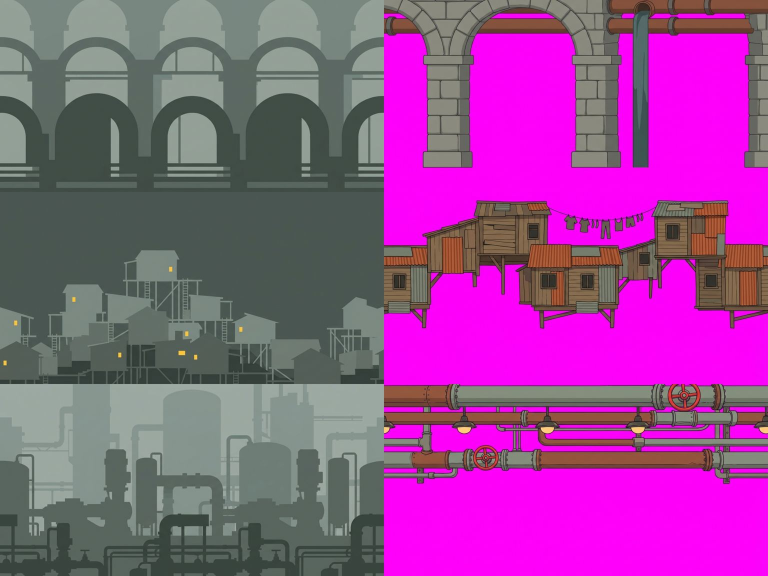
#> input picture Gemini/_tmp/bg22_raw.jpg, 1536 x 1152 px (shown at 1/2 size)
$ python overlay_part.py ../../Gemini/_tmp/bg22_raw.jpg ../../Gemini/_tmp/A3_bridge_zoom.jpg
#> lines starting #> are read from the running program, lines starting #| are printed output that depends on the picture; after the words box and inside, x2 and y2 are one past the last pixel; in counts of white or black regions, pixels touching at a corner belong together
# 主角身上的叠加件（机械飞升的散热鳍、线缆……）：一张 Gemini 图（品红底、单个物件）→ 一张透明 PNG，写进 ascension.json。
# 用法：python3 overlay_part.py <图> <名字> --height <像素> --pivot <横向比例> <纵向比例> --at <x> <y> [--json <ascension.json>] [--out 目录]
#   --height：缩放后物件的高度（像素，部件坐标 ×4）；--pivot：枢轴在物件包围盒里的位置（0..1，比如散热鳍的底座贴背处）；
#   --at：枢轴放在挂载骨骼（散热鳍挂背包）的哪个位置（部件坐标）。缩小后补一圈 2 像素深色描边。
import sys, os, json, numpy as np
from PIL import Image, ImageFilter

ROOT = os.path.expanduser('~/mnt/THREAD-ZERO/')
args = sys.argv
src, name = args[1], args[2]
def opt(flag, n=1, cast=float, default=None):
    if flag not in args: return default
    i = args.index(flag); v = [cast(x) for x in args[i + 1:i + 1 + n]]; return v if n > 1 else v[0]
height = opt('--height'); pivot = opt('--pivot', 2); at = opt('--at', 2)
out = opt('--out', cast=str, default=ROOT + 'ThreadZero/Assets/Resources/Art/V16/Ascension/')
jpath = opt('--json', cast=str, default=out + 'ascension.json')

def key(a):
    r, g, b = a[..., 0], a[..., 1], a[..., 2]
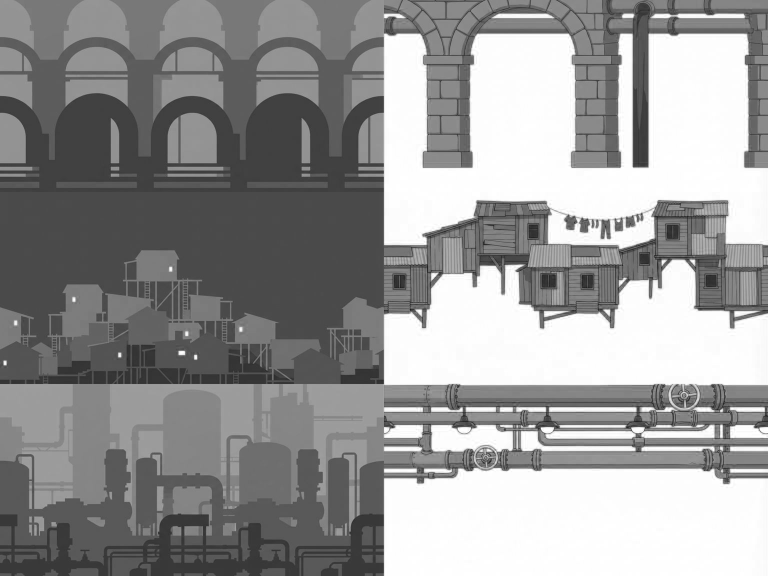
#> r: shape (1152, 1536) float32 (shown at 1/2 size); min 15, max 255, mean 150.9
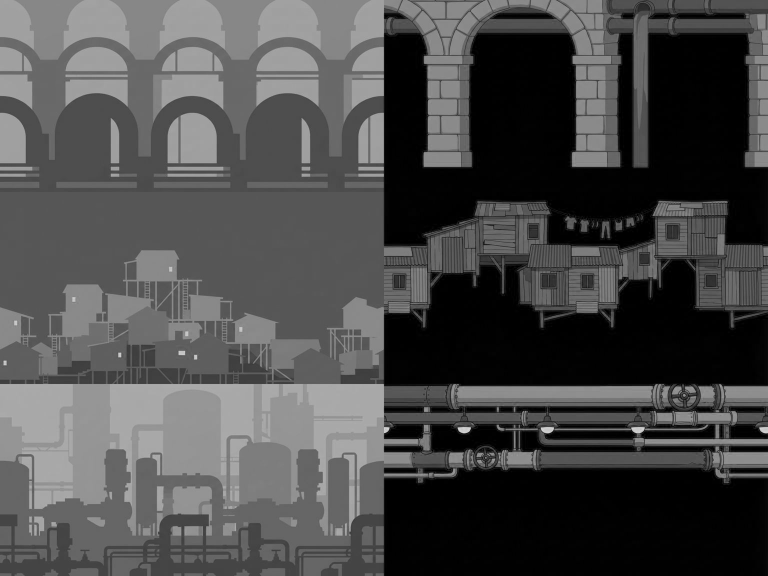
#> g: shape (1152, 1536) float32 (shown at 1/2 size); min 0, max 226, mean 74.4
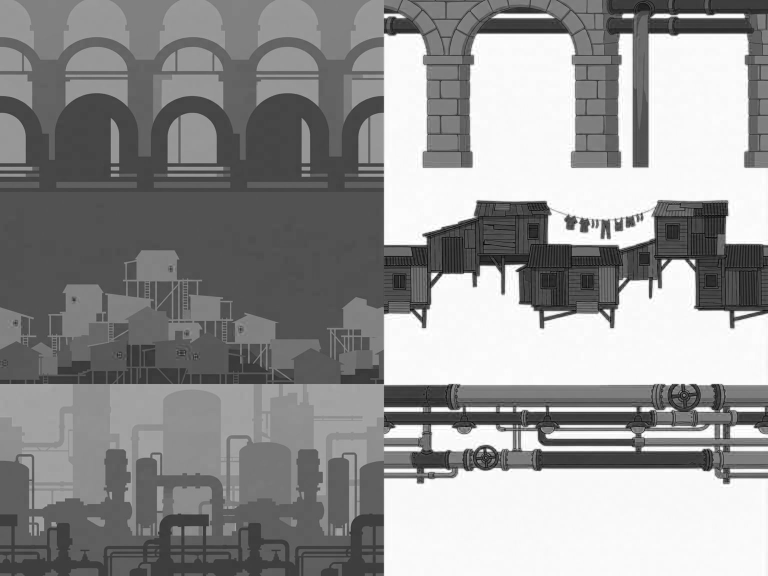
#> b: shape (1152, 1536) float32 (shown at 1/2 size); min 0, max 255, mean 146.7
    score = np.minimum(r, b) - g
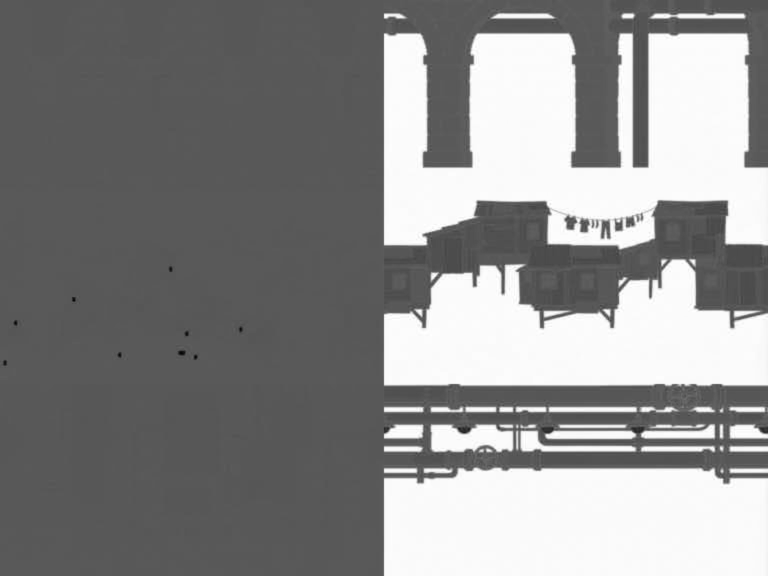
#> score: shape (1152, 1536) float32 (shown at 1/2 size); min -156, max 255, mean 69.1; drawn with min black and max white
    alpha = np.clip((190 - score) / 110, 0, 1)
    ex = np.clip(score, 0, None); k = np.clip((score - 8) / 40, 0, 1)
#> after `k = np.clip((score - 8) / 40, 0, 1)`:
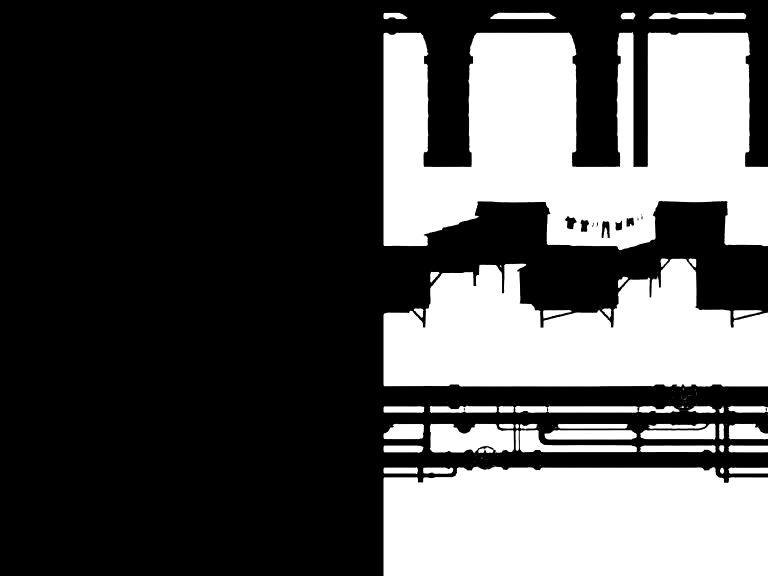
#> k: shape (1152, 1536) float32 (shown at 1/2 size); min 0, max 1, mean 0.328
    return np.dstack([r - ex * k, g, b - ex * k, alpha * 255]).clip(0, 255)
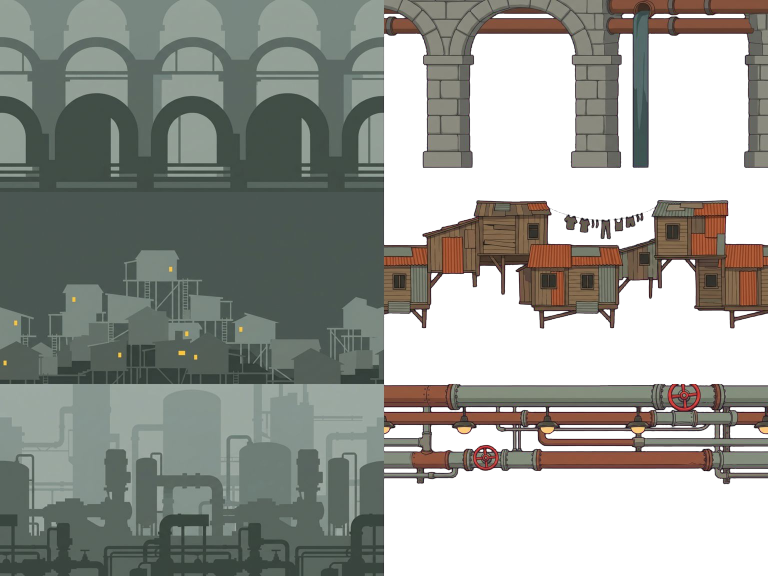
#> returned value: shape (1152, 1536, 4) float32 (shown at 1/2 size); mean of channels 0, 1, 2, 3 72.5, 74.5, 68.5, 175.8; transparent parts drawn white

a = key(np.asarray(Image.open(src).convert('RGB')).astype(np.float32))
m = a[..., 3] > 40
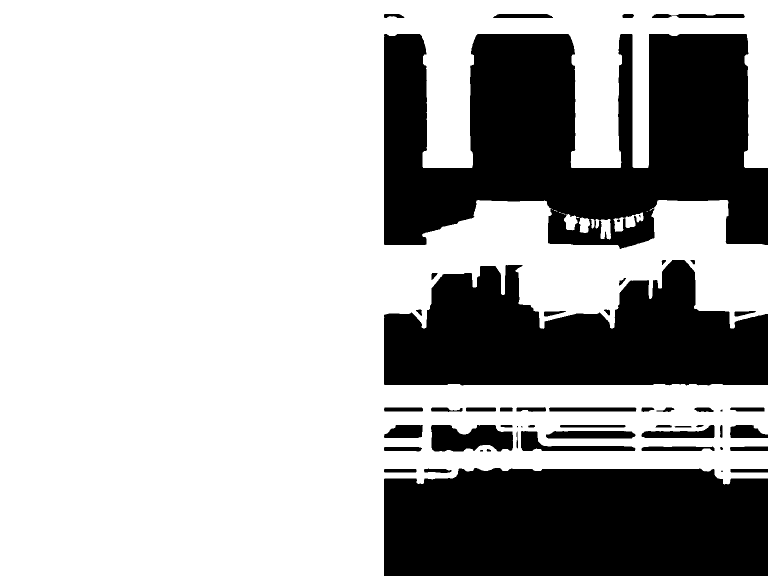
#> m: shape (1152, 1536) bool (shown at 1/2 size); 69.2% white; 54 black regions (6 under 20 px), largest, box (x1, y1, x2, y2) and area: (768, 68, 1536, 498) 221734, (768, 936, 1536, 1152) 158926, (768, 520, 1536, 771) 133484
ys, xs = np.nonzero(m)
x0, x1, y0, y1 = xs.min(), xs.max(), ys.min(), ys.max()
#> x0 = 0; x1 = 1535; y0 = 0; y1 = 1151
im = Image.fromarray(a[y0:y1 + 1, x0:x1 + 1].astype(np.uint8), 'RGBA')
#> (the run stopped early here; a loop or call above may not have finished)
